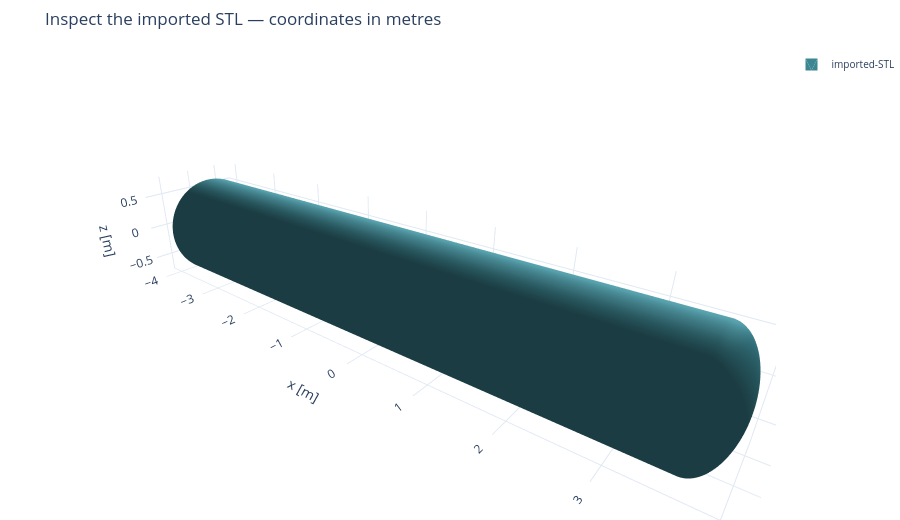

Notebook cell for this chart:
### Code cell
STL_PATH = envelope_path  # Replace with an uploaded file path to inspect another model.
STL_UNIT = "m"  # Must be supplied from the file's design/export basis.
unit_scale = {"m": 1.0, "mm": 0.001, "cm": 0.01}
if STL_UNIT not in unit_scale:
    raise ValueError("Unknown STL units; resolve them before importing.")
imported_mesh = trimesh.load_mesh(Path(STL_PATH), process=True)
if not isinstance(imported_mesh, trimesh.Trimesh) or len(imported_mesh.faces) == 0:
    raise ValueError("Expected a nonempty triangular mesh.")
if not np.isfinite(imported_mesh.vertices).all():
    raise ValueError("STL contains non-finite coordinates.")
imported_mesh.apply_scale(unit_scale[STL_UNIT])
imported_mesh.units = "m"
display(
    pd.DataFrame(
        [
            {
                "File": Path(STL_PATH).name,
                "Triangles": len(imported_mesh.faces),
                "x extent [m]": imported_mesh.extents[0],
                "y extent [m]": imported_mesh.extents[1],
                "z extent [m]": imported_mesh.extents[2],
                "Watertight": imported_mesh.is_watertight,
                "Consistent winding": imported_mesh.is_winding_consistent,
            }
        ]
    )
)
imported_scene = trimesh.Scene()
add_part(imported_scene, "imported-STL", imported_mesh, colors["shell"])
static_figure(
    [imported_scene], ["Imported STL  |  explicitly converted to metres"], "imported_stl.png"
)
imported_view = interactive_scene(
    imported_scene, "Inspect the imported STL — coordinates in metres"
)
imported_view.show(renderer="plotly_mimetype")

### Figure 1 — Plotly figure (JSON) as saved in the notebook; plotly's stock layout.template omitted (floating-point values rounded to 4 significant figures; data arrays with more than 128 entries replaced by an {"elided": "..."} marker saying what was removed)
{"data": [{"color": "rgb(60,134,146)", "flatshading": false, "hovertemplate": "imported-STL<br>x=%{x:.3f} m<br>y=%{y:.3f} m<br>z=%{z:.3f} m<extra></extra>", "i": {"elided": "20992 int values"}, "j": {"elided": "20992 int values"}, "k": {"elided": "20992 int values"}, "lighting": {"ambient": 0.45, "diffuse": 0.8, "specular": 0.2}, "name": "imported-STL", "showlegend": true, "type": "mesh3d", "x": {"elided": "10498 float values"}, "y": {"elided": "10498 float values"}, "z": {"elided": "10498 float values"}}], "layout": {"height": 520, "legend": {"font": {"size": 10}}, "margin": {"b": 0, "l": 0, "r": 0, "t": 50}, "scene": {"aspectmode": "data", "camera": {"eye": {"x": 1.5, "y": -1.8, "z": 1.1}}, "xaxis": {"title": {"text": "x [m]"}}, "yaxis": {"title": {"text": "y [m]"}}, "zaxis": {"title": {"text": "z [m]"}}}, "title": {"text": "Inspect the imported STL — coordinates in metres"}}}
